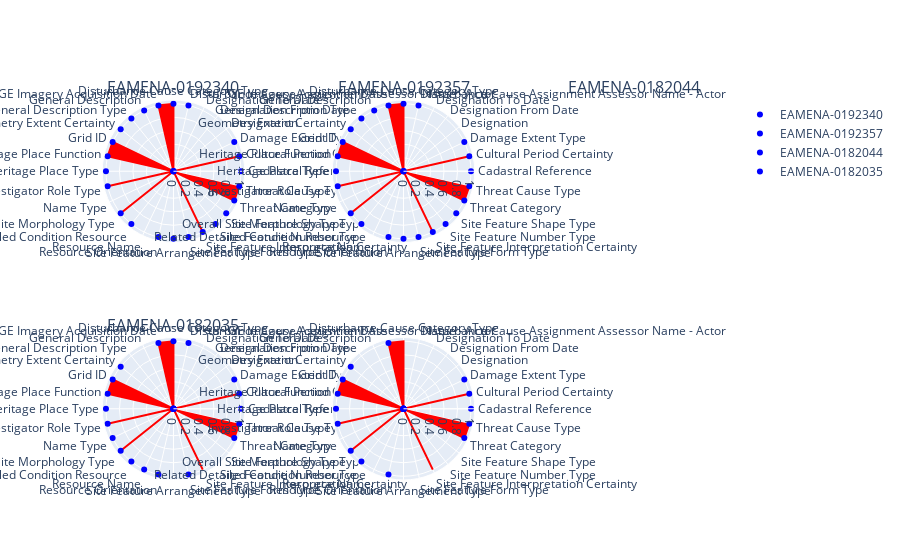

Notebook source saved alongside this figure:
### Code cell
import plotly.graph_objects as go
from plotly.subplots import make_subplots

ncol = 3
nrow = math.ceil(len(frames.keys()) / ncol)

# fig = make_subplots(rows=nrow, cols=ncol)
fig = make_subplots(rows=nrow, cols=ncol, specs=[[{'type': 'polar'}]*ncol]*nrow, subplot_titles=tuple(frames.keys()))
# fig = make_subplots(rows=nrow, cols=ncol, specs=[[{'type': 'polar'}]*nrow]*ncol)
# fig = make_subplots(rows=nrow, cols=ncol, start_cell="top-left")
colors = {'recorded': 'blue', 'Enhanced record minimum standard': 'red'}

current_column = 1
current_row = 1
# frames.keys()
for a_hp in frames.keys():
	df = frames[a_hp]
	print(a_hp)
	if mylevel == 'level3':
		fig.add_trace(go.Scatterpolar(
			name =  "  erms",
			r = df_erms['value'],
			theta = df_erms['field'],
			# mode = 'markers',
			# marker=dict(color = melted_df_color),
			# marker_color = "red",
			fill='toself',
			fillcolor='red',
			line_color='red',
			hovertemplate="<br>".join([
			"value: %{r}",
			"field: %{theta}"]),
			showlegend=False), 
			current_row, current_column)		
		fig.add_trace(go.Scatterpolar(
			name = a_hp,
			r = df['recorded'],
			theta = df['field'],
			mode = 'markers',
			# marker=dict(color = melted_df_color),
			marker_color = "blue",
			hovertemplate="<br>".join([
			"value: %{r}",
			"field: %{theta}"])
			), 
			current_row, current_column)
	else:
		fig.add_trace(go.Scatterpolar(
			name = a_hp,
			r = df['recorded'],
			theta = df['field'],
			mode = 'markers',
			marker_color = "blue",
			hovertemplate="<br>".join([
			"value: %{r}",
			"field: %{theta}"]),
			showlegend=False), 
			current_row, current_column)
	current_column = current_column + 1
	# end of line..
	if current_column == ncol:
		current_row = current_row + 1
		current_column = 1
fig.show()

### Figure 1 — Plotly figure (JSON) as saved in the notebook; plotly's stock layout.template omitted (floating-point values rounded to 4 significant figures)
{"data": [{"fill": "toself", "fillcolor": "red", "hovertemplate": "value: %{r}<br>field: %{theta}", "line": {"color": "red"}, "name": "  erms", "r": [0, 1, 0, 0, 0, 0, 0, 1, 1, 0, 0, 0, 1, 1, 0, 1, 0, 1, 0, 0, 0, 0, 0, 1, 0, 0, 1, 1], "showlegend": false, "subplot": "polar", "theta": ["Cadastral Reference", "Cultural Period Certainty", "Damage Extent Type", "Designation", "Designation From Date", "Designation To Date", "Disturbance Cause Assignment Assessor Name - Actor", "Disturbance Cause Category Type", "GE Imagery Acquisition Date", "General Description", "General Description Type", "Geometry Extent Certainty", "Grid ID", "Heritage Place Function", "Heritage Place Type", "Investigator Role Type", "Name Type", "Overall Site Morphology Type", "Related Detailed Condition Resource", "Resource Name", "Resource Orientation", "Site Feature Arrangement Type", "Site Feature Form Type", "Site Feature Interpretation Certainty", "Site Feature Number Type", "Site Feature Shape Type", "Threat Category", "Threat Cause Type"], "type": "scatterpolar"}, {"hovertemplate": "value: %{r}<br>field: %{theta}", "marker": {"color": "blue"}, "mode": "markers", "name": "EAMENA-0192340", "r": [1, 1, 0, 0, 1, 1, 1, 1, 0, 0, 0, 1, 1, 1, 1, 1, 1, 1, 1, 1, 1, 1, 1, 1, 1, 1, 1, 1], "subplot": "polar", "theta": ["Investigator Role Type", "GE Imagery Acquisition Date", "Resource Name", "Name Type", "Heritage Place Type", "General Description Type", "General Description", "Heritage Place Function", "Designation", "Designation From Date", "Designation To Date", "Geometry Extent Certainty", "Grid ID", "Cadastral Reference", "Resource Orientation", "Overall Site Morphology Type", "Cultural Period Certainty", "Site Feature Form Type", "Site Feature Shape Type", "Site Feature Arrangement Type", "Site Feature Number Type", "Site Feature Interpretation Certainty", "Damage Extent Type", "Disturbance Cause Category Type", "Disturbance Cause Assignment Assessor Name - Actor", "Threat Category", "Threat Cause Type", "Related Detailed Condition Resource"], "type": "scatterpolar"}, {"fill": "toself", "fillcolor": "red", "hovertemplate": "value: %{r}<br>field: %{theta}", "line": {"color": "red"}, "name": "  erms", "r": [0, 1, 0, 0, 0, 0, 0, 1, 1, 0, 0, 0, 1, 1, 0, 1, 0, 1, 0, 0, 0, 0, 0, 1, 0, 0, 1, 1], "showlegend": false, "subplot": "polar2", "theta": ["Cadastral Reference", "Cultural Period Certainty", "Damage Extent Type", "Designation", "Designation From Date", "Designation To Date", "Disturbance Cause Assignment Assessor Name - Actor", "Disturbance Cause Category Type", "GE Imagery Acquisition Date", "General Description", "General Description Type", "Geometry Extent Certainty", "Grid ID", "Heritage Place Function", "Heritage Place Type", "Investigator Role Type", "Name Type", "Overall Site Morphology Type", "Related Detailed Condition Resource", "Resource Name", "Resource Orientation", "Site Feature Arrangement Type", "Site Feature Form Type", "Site Feature Interpretation Certainty", "Site Feature Number Type", "Site Feature Shape Type", "Threat Category", "Threat Cause Type"], "type": "scatterpolar"}, {"hovertemplate": "value: %{r}<br>field: %{theta}", "marker": {"color": "blue"}, "mode": "markers", "name": "EAMENA-0192357", "r": [1, 1, 0, 0, 1, 1, 1, 1, 0, 0, 0, 1, 1, 1, 1, 1, 1, 1, 1, 1, 1, 1, 1, 1, 1, 1, 1, 1], "subplot": "polar2", "theta": ["Investigator Role Type", "GE Imagery Acquisition Date", "Resource Name", "Name Type", "Heritage Place Type", "General Description Type", "General Description", "Heritage Place Function", "Designation", "Designation From Date", "Designation To Date", "Geometry Extent Certainty", "Grid ID", "Cadastral Reference", "Resource Orientation", "Overall Site Morphology Type", "Cultural Period Certainty", "Site Feature Form Type", "Site Feature Shape Type", "Site Feature Arrangement Type", "Site Feature Number Type", "Site Feature Interpretation Certainty", "Damage Extent Type", "Disturbance Cause Category Type", "Disturbance Cause Assignment Assessor Name - Actor", "Threat Category", "Threat Cause Type", "Related Detailed Condition Resource"], "type": "scatterpolar"}, {"fill": "toself", "fillcolor": "red", "hovertemplate": "value: %{r}<br>field: %{theta}", "line": {"color": "red"}, "name": "  erms", "r": [0, 1, 0, 0, 0, 0, 0, 1, 1, 0, 0, 0, 1, 1, 0, 1, 0, 1, 0, 0, 0, 0, 0, 1, 0, 0, 1, 1], "showlegend": false, "subplot": "polar4", "theta": ["Cadastral Reference", "Cultural Period Certainty", "Damage Extent Type", "Designation", "Designation From Date", "Designation To Date", "Disturbance Cause Assignment Assessor Name - Actor", "Disturbance Cause Category Type", "GE Imagery Acquisition Date", "General Description", "General Description Type", "Geometry Extent Certainty", "Grid ID", "Heritage Place Function", "Heritage Place Type", "Investigator Role Type", "Name Type", "Overall Site Morphology Type", "Related Detailed Condition Resource", "Resource Name", "Resource Orientation", "Site Feature Arrangement Type", "Site Feature Form Type", "Site Feature Interpretation Certainty", "Site Feature Number Type", "Site Feature Shape Type", "Threat Category", "Threat Cause Type"], "type": "scatterpolar"}, {"hovertemplate": "value: %{r}<br>field: %{theta}", "marker": {"color": "blue"}, "mode": "markers", "name": "EAMENA-0182044", "r": [1, 1, 1, 1, 1, 0, 0, 1, 0, 0, 0, 1, 1, 1, 1, 1, 1, 1, 0, 0, 0, 0, 1, 1, 1, 1, 1, 1], "subplot": "polar4", "theta": ["Investigator Role Type", "GE Imagery Acquisition Date", "Resource Name", "Name Type", "Heritage Place Type", "General Description Type", "General Description", "Heritage Place Function", "Designation", "Designation From Date", "Designation To Date", "Geometry Extent Certainty", "Grid ID", "Cadastral Reference", "Resource Orientation", "Overall Site Morphology Type", "Cultural Period Certainty", "Site Feature Form Type", "Site Feature Shape Type", "Site Feature Arrangement Type", "Site Feature Number Type", "Site Feature Interpretation Certainty", "Damage Extent Type", "Disturbance Cause Category Type", "Disturbance Cause Assignment Assessor Name - Actor", "Threat Category", "Threat Cause Type", "Related Detailed Condition Resource"], "type": "scatterpolar"}, {"fill": "toself", "fillcolor": "red", "hovertemplate": "value: %{r}<br>field: %{theta}", "line": {"color": "red"}, "name": "  erms", "r": [0, 1, 0, 0, 0, 0, 0, 1, 1, 0, 0, 0, 1, 1, 0, 1, 0, 1, 0, 0, 0, 0, 0, 1, 0, 0, 1, 1], "showlegend": false, "subplot": "polar5", "theta": ["Cadastral Reference", "Cultural Period Certainty", "Damage Extent Type", "Designation", "Designation From Date", "Designation To Date", "Disturbance Cause Assignment Assessor Name - Actor", "Disturbance Cause Category Type", "GE Imagery Acquisition Date", "General Description", "General Description Type", "Geometry Extent Certainty", "Grid ID", "Heritage Place Function", "Heritage Place Type", "Investigator Role Type", "Name Type", "Overall Site Morphology Type", "Related Detailed Condition Resource", "Resource Name", "Resource Orientation", "Site Feature Arrangement Type", "Site Feature Form Type", "Site Feature Interpretation Certainty", "Site Feature Number Type", "Site Feature Shape Type", "Threat Category", "Threat Cause Type"], "type": "scatterpolar"}, {"hovertemplate": "value: %{r}<br>field: %{theta}", "marker": {"color": "blue"}, "mode": "markers", "name": "EAMENA-0182035", "r": [1, 1, 0, 0, 1, 0, 0, 1, 0, 0, 0, 1, 1, 1, 1, 1, 1, 0, 0, 0, 0, 0, 1, 0, 0, 1, 1, 1], "subplot": "polar5", "theta": ["Investigator Role Type", "GE Imagery Acquisition Date", "Resource Name", "Name Type", "Heritage Place Type", "General Description Type", "General Description", "Heritage Place Function", "Designation", "Designation From Date", "Designation To Date", "Geometry Extent Certainty", "Grid ID", "Cadastral Reference", "Resource Orientation", "Overall Site Morphology Type", "Cultural Period Certainty", "Site Feature Form Type", "Site Feature Shape Type", "Site Feature Arrangement Type", "Site Feature Number Type", "Site Feature Interpretation Certainty", "Damage Extent Type", "Disturbance Cause Category Type", "Disturbance Cause Assignment Assessor Name - Actor", "Threat Category", "Threat Cause Type", "Related Detailed Condition Resource"], "type": "scatterpolar"}], "layout": {"annotations": [{"font": {"size": 16}, "showarrow": false, "text": "EAMENA-0192340", "x": 0.1444, "xanchor": "center", "xref": "paper", "y": 1, "yanchor": "bottom", "yref": "paper"}, {"font": {"size": 16}, "showarrow": false, "text": "EAMENA-0192357", "x": 0.5, "xanchor": "center", "xref": "paper", "y": 1, "yanchor": "bottom", "yref": "paper"}, {"font": {"size": 16}, "showarrow": false, "text": "EAMENA-0182044", "x": 0.8556, "xanchor": "center", "xref": "paper", "y": 1, "yanchor": "bottom", "yref": "paper"}, {"font": {"size": 16}, "showarrow": false, "text": "EAMENA-0182035", "x": 0.1444, "xanchor": "center", "xref": "paper", "y": 0.375, "yanchor": "bottom", "yref": "paper"}], "polar": {"domain": {"x": [0, 0.2889], "y": [0.625, 1]}}, "polar2": {"domain": {"x": [0.3556, 0.6444], "y": [0.625, 1]}}, "polar3": {"domain": {"x": [0.7111, 1], "y": [0.625, 1]}}, "polar4": {"domain": {"x": [0, 0.2889], "y": [0, 0.375]}}, "polar5": {"domain": {"x": [0.3556, 0.6444], "y": [0, 0.375]}}, "polar6": {"domain": {"x": [0.7111, 1], "y": [0, 0.375]}}}}
